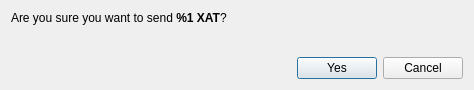
<?xml version="1.0" encoding="UTF-8"?>
<ui version="4.0">
 <class>ConfirmSendDialog</class>
 <widget class="QDialog" name="ConfirmSendDialog">
  <property name="windowModality">
   <enum>Qt::ApplicationModal</enum>
  </property>
  <property name="geometry">
   <rect>
    <x>0</x>
    <y>0</y>
    <width>474</width>
    <height>90</height>
   </rect>
  </property>
  <property name="windowTitle">
   <string>Confirm sending %1 XAT</string>
  </property>
  <layout class="QVBoxLayout" name="verticalLayout">
   <item>
    <layout class="QVBoxLayout" name="verticalLayout_2">
     <item>
      <widget class="QLabel" name="m_confirmLabel">
       <property name="text">
        <string>&lt;html&gt;&lt;head/&gt;&lt;body&gt;&lt;p&gt;Are you sure you want to send &lt;strong&gt;%1 XAT&lt;/strong&gt;?&lt;/p&gt;&lt;/body&gt;&lt;/html&gt;</string>
       </property>
       <property name="textFormat">
        <enum>Qt::RichText</enum>
       </property>
      </widget>
     </item>
     <item>
      <widget class="QLabel" name="m_paymentIdLabel">
       <property name="text">
        <string/>
       </property>
       <property name="textFormat">
        <enum>Qt::RichText</enum>
       </property>
      </widget>
     </item>
    </layout>
   </item>
   <item>
    <spacer name="verticalSpacer">
     <property name="orientation">
      <enum>Qt::Vertical</enum>
     </property>
     <property name="sizeHint" stdset="0">
      <size>
       <width>20</width>
       <height>40</height>
      </size>
     </property>
    </spacer>
   </item>
   <item>
    <layout class="QHBoxLayout" name="horizontalLayout_2">
     <item>
      <spacer name="horizontalSpacer">
       <property name="orientation">
        <enum>Qt::Horizontal</enum>
       </property>
       <property name="sizeHint" stdset="0">
        <size>
         <width>40</width>
         <height>20</height>
        </size>
       </property>
      </spacer>
     </item>
     <item>
      <widget class="QPushButton" name="m_okButton">
       <property name="text">
        <string>Yes</string>
       </property>
       <property name="icon">
        <iconset resource="../../resources.qrc">
         <normaloff>:/icons/transaction</normaloff>:/icons/transaction</iconset>
       </property>
      </widget>
     </item>
     <item>
      <widget class="QPushButton" name="m_cancelButton">
       <property name="text">
        <string>Cancel</string>
       </property>
       <property name="icon">
        <iconset resource="../../resources.qrc">
         <normaloff>:/icons/cancel</normaloff>:/icons/cancel</iconset>
       </property>
      </widget>
     </item>
    </layout>
   </item>
  </layout>
 </widget>
 <resources>
  <include location="../../resources.qrc"/>
 </resources>
 <connections>
  <connection>
   <sender>m_okButton</sender>
   <signal>clicked()</signal>
   <receiver>ConfirmSendDialog</receiver>
   <slot>accept()</slot>
   <hints>
    <hint type="sourcelabel">
     <x>500</x>
     <y>62</y>
    </hint>
    <hint type="destinationlabel">
     <x>276</x>
     <y>44</y>
    </hint>
   </hints>
  </connection>
  <connection>
   <sender>m_cancelButton</sender>
   <signal>clicked()</signal>
   <receiver>ConfirmSendDialog</receiver>
   <slot>reject()</slot>
   <hints>
    <hint type="sourcelabel">
     <x>417</x>
     <y>62</y>
    </hint>
    <hint type="destinationlabel">
     <x>276</x>
     <y>44</y>
    </hint>
   </hints>
  </connection>
 </connections>
</ui>
